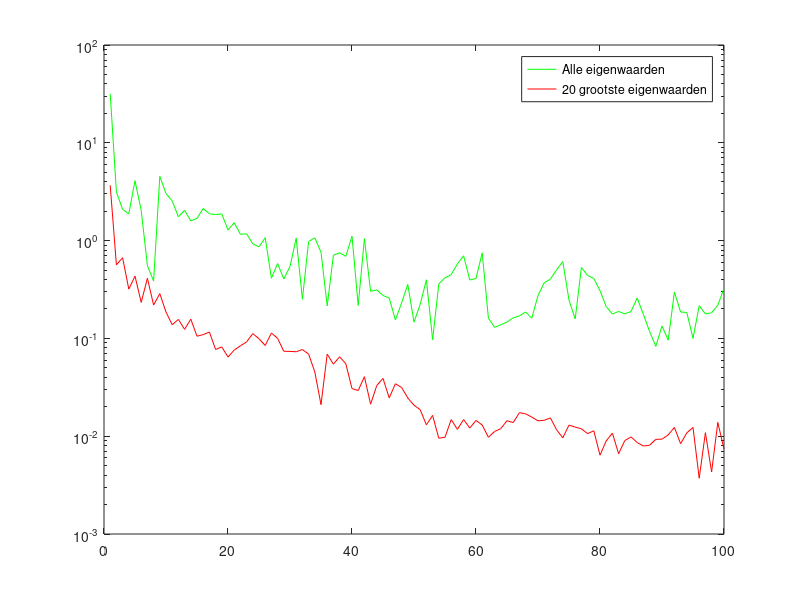

MATLAB code to generate this figure: (Note: this script raises an error after producing the figure.)
% Dit bestand analyseert de convergentie van de arnoldi methode
clc;clear;close all
m =1000;
maxit = 100;

A = sprand(m,m,0.01);
condest(A);
Lambda = eigs(A,m);
b = rand(m,1);
res = rand(1,1);

Q(:,1) = b/norm(b);
for n=1:maxit
    n
  v = A*Q(:,n);
  for j = 1:n
    H(j,n) = Q(:,j)'*v;
    v = v - H(j,n)*Q(:,j);
  end
  H(n+1,n) = norm(v);
  if H(n+1,n) <= 0, 
      break;
  end
  Q(:,n+1) = v/H(n+1,n);
  %cond(H)
  ritz = eigs(H(1:size(H,1)-1,:),size(H,2));
  mins = [];
  mins50 = [];
  currentMin= 0;
  for i = 1:size(Lambda,1)
    if Lambda(i) ~= 0
    differences = abs(real(ritz)) - ones(size(ritz,1),1)*abs(real(Lambda(i)));
    currentMin = min(abs(differences))/abs(real(Lambda(i)));
    mins = [mins currentMin];
    end
    if i < 21
    mins50 = [mins50 currentMin];
    end
  end
  res(n) = mean(mins);
  res50(n) = mean(mins50);
      %res(n) = norm(abs(real(ritz(1:size(Lambda,1))))-abs(real(Lambda)))/norm(abs(real(Lambda)));
end;

mins
Lambda
semilogy(res,'g')
hold on
semilogy(res50,'r');
Legend = legend( 'Alle eigenwaarden', '20 grootste eigenwaarden');


[H, Q] = arnoldi(A, b, maxit);
LambdaArnoldi = eigs(H(1:size(H,1)-1,:),size(H,2));
X = xlabel('Aantal iteratiestappen');
Y = ylabel('Gemiddelde fout');
title('Gemiddelde relatieve fout tussen eigenwaarde en dichtstbijzijnde ritz waarde')
